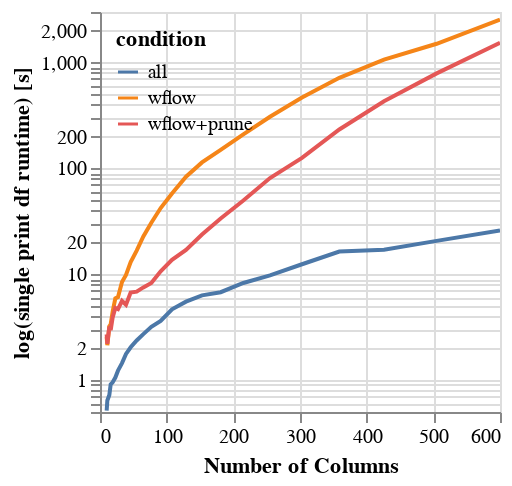

Notebook source saved alongside this figure:
### Code cell
overall = trial.groupby(["condition","nCols"]).sum().reset_index()
overall = overall[overall["time"]!=0]
chart = alt.Chart(overall).mark_line().encode(
    x=alt.Column("nCols",type="quantitative",title="Number of Columns"),
    y = alt.Y("time",scale=alt.Scale(type='log',domain=(0.5,3000)),title="log(single print df runtime) [s]"),
    color=alt.X("condition",legend=alt.Legend(orient="top-left",padding=-10)),
    tooltip=["time"]
)
chart.properties(width=200,height=200).interactive()

### Figure 1 — Vega-Lite specification as saved in the notebook (floating-point values rounded to 4 significant figures)
{"config": {"view": {"continuousWidth": 400, "continuousHeight": 300}}, "data": {"name": "data-a5348d706192d14cfb70ac2ee7dcf01c"}, "mark": "line", "encoding": {"color": {"type": "nominal", "field": "condition", "legend": {"orient": "top-left", "padding": -10}}, "tooltip": [{"type": "quantitative", "field": "time"}], "x": {"type": "quantitative", "field": "nCols", "title": "Number of Columns"}, "y": {"type": "quantitative", "field": "time", "scale": {"domain": [0.5, 3000], "type": "log"}, "title": "log(single print df runtime) [s]"}}, "height": 200, "selection": {"selector006": {"type": "interval", "bind": "scales", "encodings": ["x", "y"]}}, "width": 200, "$schema": "https://vega.github.io/schema/vega-lite/v4.8.1.json", "datasets": {"data-a5348d706192d14cfb70ac2ee7dcf01c": [{"condition": "all", "nCols": 10, "time": 0.5149}, {"condition": "all", "nCols": 11, "time": 0.6416}, {"condition": "all", "nCols": 14, "time": 0.7233}, {"condition": "all", "nCols": 16, "time": 0.9114}, {"condition": "all", "nCols": 19, "time": 0.9552}, {"condition": "all", "nCols": 23, "time": 1.058}, {"condition": "all", "nCols": 27, "time": 1.229}, {"condition": "all", "nCols": 33, "time": 1.447}, {"condition": "all", "nCols": 39, "time": 1.767}, {"condition": "all", "nCols": 46, "time": 2.043}, {"condition": "all", "nCols": 55, "time": 2.37}, {"condition": "all", "nCols": 65, "time": 2.721}, {"condition": "all", "nCols": 77, "time": 3.187}, {"condition": "all", "nCols": 91, "time": 3.622}, {"condition": "all", "nCols": 108, "time": 4.666}, {"condition": "all", "nCols": 129, "time": 5.514}, {"condition": "all", "nCols": 153, "time": 6.318}, {"condition": "all", "nCols": 181, "time": 6.766}, {"condition": "all", "nCols": 215, "time": 8.266}, {"condition": "all", "nCols": 255, "time": 9.757}, {"condition": "all", "nCols": 303, "time": 12.43}, {"condition": "all", "nCols": 359, "time": 16.4}, {"condition": "all", "nCols": 426, "time": 17.05}, {"condition": "all", "nCols": 505, "time": 20.66}, {"condition": "all", "nCols": 600, "time": 25.9}, {"condition": "wflow", "nCols": 10, "time": 2.549}, {"condition": "wflow", "nCols": 11, "time": 2.139}, {"condition": "wflow", "nCols": 14, "time": 3.223}, {"condition": "wflow", "nCols": 16, "time": 3.36}, {"condition": "wflow", "nCols": 19, "time": 4.443}, {"condition": "wflow", "nCols": 23, "time": 5.917}, {"condition": "wflow", "nCols": 27, "time": 6.091}, {"condition": "wflow", "nCols": 33, "time": 8.442}, {"condition": "wflow", "nCols": 39, "time": 9.865}, {"condition": "wflow", "nCols": 46, "time": 13.01}, {"condition": "wflow", "nCols": 55, "time": 16.73}, {"condition": "wflow", "nCols": 65, "time": 22.78}, {"condition": "wflow", "nCols": 77, "time": 30.66}, {"condition": "wflow", "nCols": 91, "time": 42.22}, {"condition": "wflow", "nCols": 108, "time": 58.03}, {"condition": "wflow", "nCols": 129, "time": 83.38}, {"condition": "wflow", "nCols": 153, "time": 113.9}, {"condition": "wflow", "nCols": 181, "time": 149.8}, {"condition": "wflow", "nCols": 215, "time": 209.3}, {"condition": "wflow", "nCols": 255, "time": 307.2}, {"condition": "wflow", "nCols": 303, "time": 467.1}, {"condition": "wflow", "nCols": 359, "time": 717.1}, {"condition": "wflow", "nCols": 426, "time": 1066.0}, {"condition": "wflow", "nCols": 505, "time": 1504.0}, {"condition": "wflow", "nCols": 600, "time": 2539.0}, {"condition": "wflow+prune", "nCols": 10, "time": 2.706}, {"condition": "wflow+prune", "nCols": 11, "time": 2.203}, {"condition": "wflow+prune", "nCols": 14, "time": 3.216}, {"condition": "wflow+prune", "nCols": 16, "time": 2.965}, {"condition": "wflow+prune", "nCols": 19, "time": 3.912}, {"condition": "wflow+prune", "nCols": 23, "time": 4.801}, {"condition": "wflow+prune", "nCols": 27, "time": 4.683}, {"condition": "wflow+prune", "nCols": 33, "time": 5.597}, {"condition": "wflow+prune", "nCols": 39, "time": 5.149}, {"condition": "wflow+prune", "nCols": 46, "time": 6.722}, {"condition": "wflow+prune", "nCols": 55, "time": 6.853}, {"condition": "wflow+prune", "nCols": 65, "time": 7.515}, {"condition": "wflow+prune", "nCols": 77, "time": 8.285}, {"condition": "wflow+prune", "nCols": 91, "time": 10.67}, {"condition": "wflow+prune", "nCols": 108, "time": 13.67}, {"condition": "wflow+prune", "nCols": 129, "time": 17.0}, {"condition": "wflow+prune", "nCols": 153, "time": 23.72}, {"condition": "wflow+prune", "nCols": 181, "time": 33.68}, {"condition": "wflow+prune", "nCols": 215, "time": 49.78}, {"condition": "wflow+prune", "nCols": 255, "time": 80.98}, {"condition": "wflow+prune", "nCols": 303, "time": 125.8}, {"condition": "wflow+prune", "nCols": 359, "time": 233.1}, {"condition": "wflow+prune", "nCols": 426, "time": 431.1}, {"condition": "wflow+prune", "nCols": 505, "time": 789.2}, {"condition": "wflow+prune", "nCols": 600, "time": 1536.0}]}}
